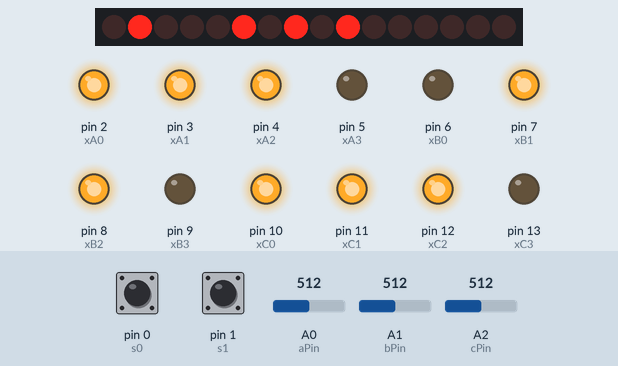
Recording of a sketch running on a simulated Arduino Uno, built with avr-gcc and run on an emulated ATmega328P. Shown: 16 shift-register outputs drawn as a row of LEDs (first output left, lit = HIGH), output pins drawn as LEDs (lit = HIGH). Wiring (inferred from the names in the program): 2 × shift register (74HC595): data A3; shift clock A5; latch A4. Wiring (inferred from the signals the program sends): row of LEDs: on Q0, Q1, Q2, Q3, Q4, Q5, Q6, Q7, Q8, Q9, Q10, Q11, Q12, Q13, Q14, Q15. The test bench sets the inputs (shaded band); at power-on: pin 0 (s0) HIGH, pin 1 (s1) HIGH, A0 (aPin) = 512, A1 (bPin) = 512, A2 (cPin) = 512. Random numbers use the default seed unless the sketch sets one; pins used as bus, display or sensor lines are not drawn.

Above: at 1.2 s.
1.3 s: pin 0 (s0) pulled LOW for 0.15 s
At 2.5 s:
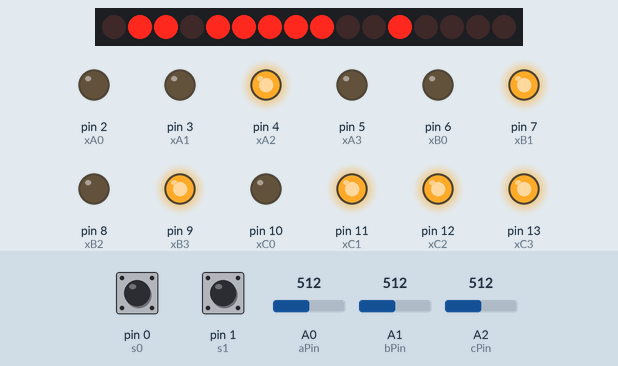
2.9 s: pin 1 (s1) pulled LOW for 0.15 s
At 3.8 s:
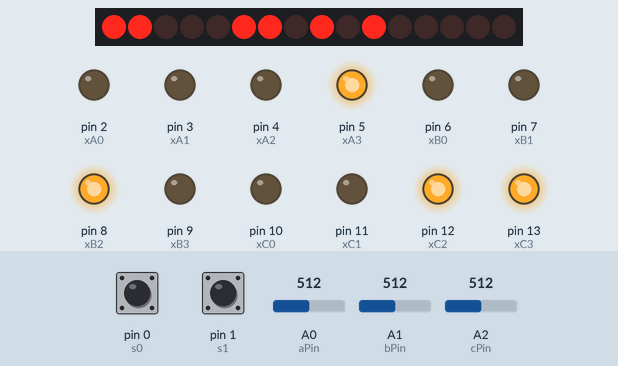
4.5 s: pin 0 (s0) pulled LOW for 1 s
At 5.0 s:
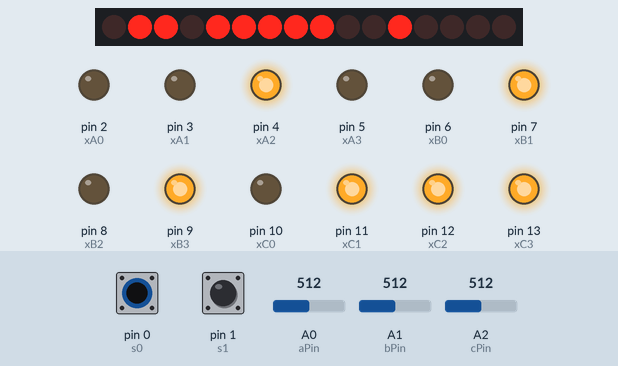
7.0 s: pin 1 (s1) pulled LOW for 1 s
At 8.1 s:
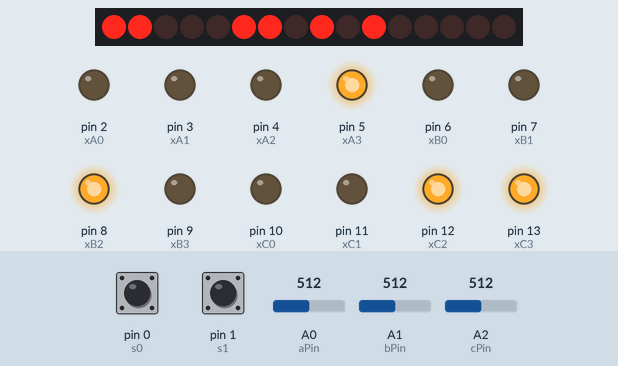
9.5 s: pin 0 (s0) driven LOW and pin 1 (s1) driven LOW
At 10.0 s:
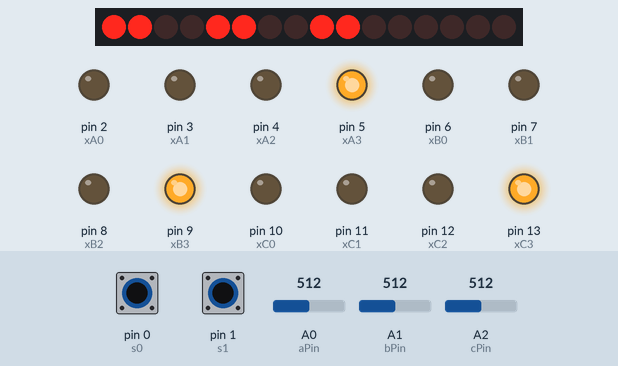
11.0 s: A0 (aPin) set to 716
At 12.3 s:
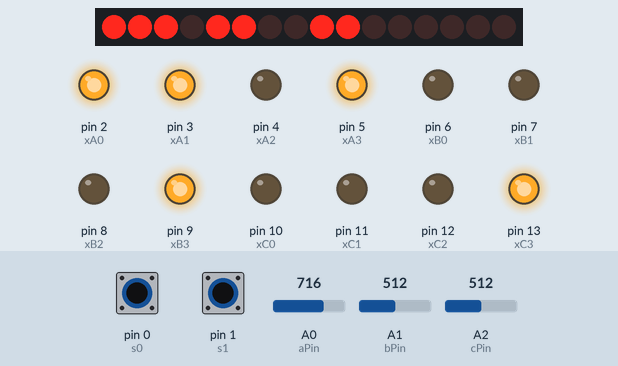
Timing chart, 0 to 13.5 s (numbered marks = the images above; inputs shaded):
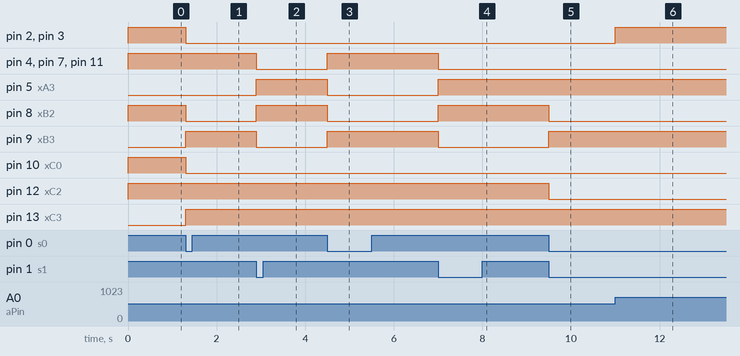

Measured:
- after the input at 1.3 s, pin 2 (xA0), pin 3 (xA1), pin 8 (xB2), pin 10 (xC0): HIGH → LOW at once; pin 9 (xB3), pin 13 (xC3): LOW → HIGH at once
- after the input at 2.9 s, pin 4 (xA2), pin 7 (xB1), pin 9 (xB3), pin 11 (xC1): HIGH → LOW at once; pin 5 (xA3), pin 8 (xB2): LOW → HIGH at once
- after the input at 4.5 s, pin 4 (xA2), pin 7 (xB1), pin 9 (xB3), pin 11 (xC1): LOW → HIGH at once; pin 5 (xA3), pin 8 (xB2): HIGH → LOW at once
- after the input at 7.0 s, pin 4 (xA2), pin 7 (xB1), pin 9 (xB3), pin 11 (xC1): HIGH → LOW at once; pin 5 (xA3), pin 8 (xB2): LOW → HIGH at once
- after the input at 9.5 s, pin 8 (xB2), pin 12 (xC2): HIGH → LOW at once; pin 9 (xB3): LOW → HIGH at once
- after the input at 11.0 s, pin 2 (xA0), pin 3 (xA1): LOW → HIGH at once

The sketch:

04_LOOKUP.ino
```cpp
//
// LOOKUP
// Shelfisizer 2019, Module 4
//
// three channels of DC input, indexed against 16 potentiometers
// for three channels of output. four modes of operation.
//
// rld, I<3DM, 8.19
//
// assumes:
// 3 DC inputs, 2 switches, and 16 potentiometers (INPUT).
// 3 DC outputs and 12 LEDs (via 2x74HC595) (OUTPUT).
// inputs and outputs are split to banana jacks for wiring.
// potentiometers are multiplexed in (via 3xCD74HC4067).
//

#define MAXANALOG 1023 // highest analog value on pins

const boolean db = false; // debug state

// pins:
const int latchPin = A4; // shift register latch
const int clockPin = A5; // shift register clock
const int dataPin = A3; // shift register data
const int s0 = 0, s1 = 1; // mode switches - don't activate when serial live
const int xA0 = 2, xA1 = 3, xA2 = 4, xA3 = 5; // multiplexer A, 4 bits
const int xB0 = 6, xB1 = 7, xB2 = 8, xB3 = 9; // multiplexer B, 4 bits
const int xC0 = 10, xC1 = 11, xC2 = 12, xC3 = 13; // multiplexer C, 4 bits
const int aPin = A0, bPin = A1, cPin = A2; // analog inputs (A, B, C)

int mode = 0, sv0 = 0, sv1 = 0;
float a = 0, b = 0, c = 0; // analog input values
const float smooth_y = 0.99; // smoothing coefficient (0 is raw input, 0.99 is very smooth)
const float smooth_x = 1.0-smooth_y; // inverse smoothing coefficient
const float d_t = 0.1; // delta threshold: amount of shift between reads to escape smoothing
float a_i = 0, b_i = 0, c_i = 0; // raw analog inputs
int aSelect = 0, bSelect = 0, cSelect = 0; // analog output selections
int aPrev = -1, bPrev = -1, cPrev = -1; // previous analog output selections
int rc = 0, rw = 0, rmin = 0, rmax = 0; // mode 3 variables
boolean oa = 0; // hsysteresis

const int gc[16] = { B0000, B0001, B0011, B0010,
                     B0110, B0111, B0101, B0100,
                     B1100, B1101, B1111, B1110,
                     B1010, B1011, B1001, B1000
                   }; // gray code 0-15
byte b0 = 0, b1 = 0; // shift register bytes

void setup() {
  // establish pin states:
  pinMode(latchPin, OUTPUT);
  pinMode(dataPin, OUTPUT);
  pinMode(clockPin, OUTPUT);
  if (db) Serial.begin(9600); // launch serial only on debug
  if (!db) pinMode(s0, INPUT_PULLUP);
  if (!db) pinMode(s1, INPUT_PULLUP);
  pinMode(xA0, OUTPUT);
  pinMode(xA1, OUTPUT);
  pinMode(xA2, OUTPUT);
  pinMode(xA3, OUTPUT);
  pinMode(xB0, OUTPUT);
  pinMode(xB1, OUTPUT);
  pinMode(xB2, OUTPUT);
  pinMode(xB3, OUTPUT);
  pinMode(xC0, OUTPUT);
  pinMode(xC1, OUTPUT);
  pinMode(xC2, OUTPUT);
  pinMode(xC3, OUTPUT);

}

void loop() {
  // put your main code here, to run repeatedly:

  //  mode switches:
  //  sv0   sv1   A     B     C
  //  0     0     0-15  0-15  0-15
  //  1     0     0-15  0-7   8-15
  //  0     1     0-7   8-11  12-15
  //  1     1     trig  ctr   bw
  if (!db) sv0 = digitalRead(s0); // LSB
  if (!db) sv1 = digitalRead(s1); // HSB
  mode = sv0 + (2 * sv1);

  a_i = analogRead(aPin) / (float)MAXANALOG;
  b_i = analogRead(bPin) / (float)MAXANALOG;
  c_i = analogRead(cPin) / (float)MAXANALOG;
  if(fabs(a_i-a)>d_t) a=a_i;
  if(fabs(b_i-b)>d_t) b=b_i;
  if(fabs(c_i-c)>d_t) c=c_i;
  a = smooth_x*a_i + smooth_y*a;
  b = smooth_x*b_i + smooth_y*b;
  c = smooth_x*c_i + smooth_y*c;

  if (mode == 0)
  {
    aSelect = constrain((int)floor(a * 16.), 0, 15); // full range
    bSelect = constrain((int)floor(b * 16.), 0, 15); // full range
    cSelect = constrain((int)floor(c * 16.), 0, 15); // full range
  }
  if (mode == 1)
  {
    aSelect = constrain((int)floor(a * 16.), 0, 15); // full range
    bSelect = constrain(0 + (int)floor(b * 8.), 0, 7); // bottom 8
    cSelect = constrain(8 + (int)floor(c * 8.), 8, 15); // top 8
  }
  if (mode == 2)
  {
    aSelect = constrain((int)floor(a * 8.), 0, 7); // bottom 8
    bSelect = constrain(8 + (int)floor(b * 4.), 8, 11); // 8-11
    cSelect = constrain(12 + (int)floor(c * 4.), 12, 15); // 9-15
  }
  if (mode == 3) // a is trigger, b and c are probability
  {
    if (a > 0.5 && oa == 0) // TRIGGER
    {
      rc = constrain((int)floor(b * 16.), 0, 15);
      rw = constrain((int)floor(c * 16.), 0, 15);
      rmin = max(rc - rw, 0);
      rmax = min(rc + rw, 16);
      aSelect =  random(rmin, rmax); // wide
      bSelect = (random(rmin, rmax) + random(rmin, rmax) + random(rmin, rmax)) / 3; // gaussian
      cSelect = (random(rmin, rmax) + random(rmin, rmax) + random(rmin, rmax) + random(rmin, rmax) + random(rmin, rmax)) / 5; // narrow
      oa = 1;
    }
    else if (a <= 0.5) {
      oa = 0;
    }
  }

  // multiplexer outs:
  if (aSelect != aPrev) {
    digitalWrite(xA0, (aSelect & 1) == 1);
    digitalWrite(xA1, (aSelect & 2) == 2);
    digitalWrite(xA2, (aSelect & 4) == 4);
    digitalWrite(xA3, (aSelect & 8) == 8);
  }
  if (bSelect != bPrev) {
    digitalWrite(xB0, (bSelect & 1) == 1);
    digitalWrite(xB1, (bSelect & 2) == 2);
    digitalWrite(xB2, (bSelect & 4) == 4);
    digitalWrite(xB3, (bSelect & 8) == 8);
  }
  if (cSelect != cPrev) {
    digitalWrite(xC0, (cSelect & 1) == 1);
    digitalWrite(xC1, (cSelect & 2) == 2);
    digitalWrite(xC2, (cSelect & 4) == 4);
    digitalWrite(xC3, (cSelect & 8) == 8);
  }

  aPrev = aSelect;
  bPrev = bSelect;
  cPrev = cSelect;

  // shift register led outs:
  b0 = gc[cSelect] << 4;
  b1 = gc[bSelect] + (gc[aSelect] << 4);
  updateShiftRegister(b0, b1);

  // debugging
  if (db) {
    Serial.print("ins: ");
    Serial.print(a);
    Serial.print(" ");
    Serial.print(b);
    Serial.print(" ");
    Serial.println(c);

    Serial.print("out: ");
    Serial.print(aSelect);
    Serial.print(" ");
    Serial.print(bSelect);
    Serial.print(" ");
    Serial.println(cSelect);

  }


  // short pause:
  //delay(20);
  delayMicroseconds(5);

}

// ...helper functions...

//
// update shift register LEDs:
//
void updateShiftRegister(byte _l1, byte _l2)
{
  digitalWrite(latchPin, LOW);
  shiftOut(dataPin, clockPin, LSBFIRST, _l1);
  shiftOut(dataPin, clockPin, LSBFIRST, _l2);
  digitalWrite(latchPin, HIGH);
}

//
// shift out any byte to a 2-byte shift register
// (view 0, 5, 6):
//
void shiftByte(byte _ptr)
{
  byte led1 = 0;
  byte led2 = 0;
  if (_ptr < 8) {
    bitSet(led1, _ptr);
  }
  else {
    bitSet(led2, _ptr - 8);
  }
  updateShiftRegister(led1, led2);
}
```
